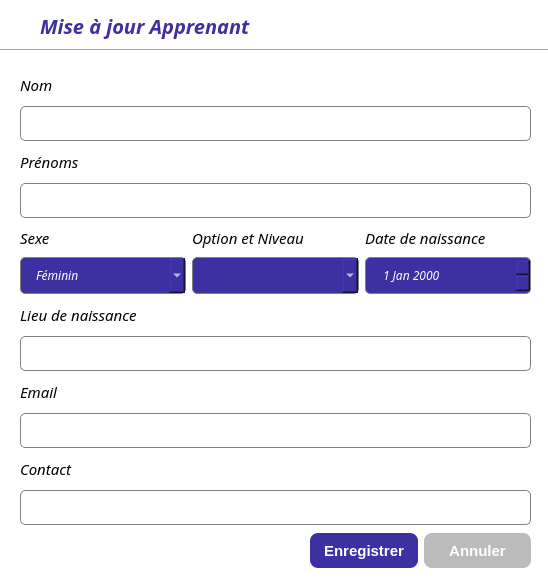
<?xml version="1.0" encoding="UTF-8"?>
<ui version="4.0">
 <class>UpdateStudent_Dialog</class>
 <widget class="QDialog" name="UpdateStudent_Dialog">
  <property name="geometry">
   <rect>
    <x>0</x>
    <y>0</y>
    <width>548</width>
    <height>584</height>
   </rect>
  </property>
  <property name="windowTitle">
   <string>Gestions de Apprenants</string>
  </property>
  <property name="windowIcon">
   <iconset resource="resources.qrc">
    <normaloff>:/icons/logo_zanischool.png</normaloff>:/icons/logo_zanischool.png</iconset>
  </property>
  <property name="styleSheet">
   <string notr="true">QDialog{
background-color: rgb(255, 255, 255);
}

QLineEdit{
border: 1px solid gray;
border-radius: 5px;
height:35px;
padding-left:15px;
}

QDateEdit{
border: 1px solid gray;
border-radius: 5px;
height:35px;
padding-left:15px;
color:white;
background-color: rgb(61, 48, 162);
}

QComboBox{
border: 1px solid gray;
border-radius: 5px;
height:35px;
padding-left:15px;
color:white;
background-color: rgb(61, 48, 162);
selection-background-color: rgb(176, 94, 255);
}</string>
  </property>
  <widget class="QWidget" name="layoutWidget">
   <property name="geometry">
    <rect>
     <x>310</x>
     <y>530</y>
     <width>221</width>
     <height>42</height>
    </rect>
   </property>
   <layout class="QHBoxLayout" name="horizontalLayout_2">
    <item>
     <widget class="QPushButton" name="updateStudentBtn">
      <property name="minimumSize">
       <size>
        <width>0</width>
        <height>35</height>
       </size>
      </property>
      <property name="font">
       <font>
        <pointsize>-1</pointsize>
        <weight>75</weight>
        <bold>true</bold>
       </font>
      </property>
      <property name="styleSheet">
       <string notr="true">QPushButton{
color:white;
border:none;
border-radius:8px;
font-size:15px;
background-color: rgb(61, 48, 162);
font-weight:bold;
}</string>
      </property>
      <property name="text">
       <string>Enregistrer</string>
      </property>
     </widget>
    </item>
    <item>
     <widget class="QPushButton" name="update_cancel_btn">
      <property name="minimumSize">
       <size>
        <width>0</width>
        <height>35</height>
       </size>
      </property>
      <property name="font">
       <font>
        <pointsize>-1</pointsize>
        <weight>75</weight>
        <bold>true</bold>
       </font>
      </property>
      <property name="styleSheet">
       <string notr="true">QPushButton{
color:white;
border:none;
border-radius:8px;
font-size:15px;
background-color: rgb(187, 187, 187);
font-weight:bold;
}</string>
      </property>
      <property name="text">
       <string>Annuler</string>
      </property>
     </widget>
    </item>
   </layout>
  </widget>
  <widget class="QWidget" name="layoutWidget_2">
   <property name="geometry">
    <rect>
     <x>20</x>
     <y>70</y>
     <width>511</width>
     <height>455</height>
    </rect>
   </property>
   <layout class="QVBoxLayout" name="verticalLayout_9">
    <item>
     <layout class="QVBoxLayout" name="verticalLayout">
      <item>
       <widget class="QLabel" name="label_2">
        <property name="font">
         <font>
          <family>Montserrat Medium</family>
          <pointsize>11</pointsize>
          <italic>true</italic>
         </font>
        </property>
        <property name="text">
         <string>Nom</string>
        </property>
       </widget>
      </item>
      <item>
       <widget class="QLineEdit" name="update_name_lineEdit">
        <property name="minimumSize">
         <size>
          <width>0</width>
          <height>35</height>
         </size>
        </property>
        <property name="maximumSize">
         <size>
          <width>16777215</width>
          <height>35</height>
         </size>
        </property>
        <property name="font">
         <font>
          <family>Montserrat SemiBold</family>
          <pointsize>11</pointsize>
          <weight>75</weight>
          <italic>true</italic>
          <bold>true</bold>
         </font>
        </property>
       </widget>
      </item>
     </layout>
    </item>
    <item>
     <layout class="QVBoxLayout" name="verticalLayout_2">
      <item>
       <widget class="QLabel" name="label_3">
        <property name="font">
         <font>
          <family>Montserrat Medium</family>
          <pointsize>11</pointsize>
          <italic>true</italic>
         </font>
        </property>
        <property name="text">
         <string>Prénoms</string>
        </property>
       </widget>
      </item>
      <item>
       <widget class="QLineEdit" name="update_name_lineEdit_2">
        <property name="minimumSize">
         <size>
          <width>0</width>
          <height>35</height>
         </size>
        </property>
        <property name="maximumSize">
         <size>
          <width>16777215</width>
          <height>35</height>
         </size>
        </property>
        <property name="font">
         <font>
          <family>Montserrat SemiBold</family>
          <pointsize>11</pointsize>
          <weight>75</weight>
          <italic>true</italic>
          <bold>true</bold>
         </font>
        </property>
       </widget>
      </item>
     </layout>
    </item>
    <item>
     <layout class="QHBoxLayout" name="horizontalLayout">
      <item>
       <layout class="QVBoxLayout" name="verticalLayout_3">
        <item>
         <widget class="QLabel" name="label_4">
          <property name="font">
           <font>
            <family>Montserrat Medium</family>
            <pointsize>11</pointsize>
            <italic>true</italic>
           </font>
          </property>
          <property name="text">
           <string>Sexe</string>
          </property>
         </widget>
        </item>
        <item>
         <widget class="QComboBox" name="update_gender_comboBox">
          <property name="font">
           <font>
            <family>Montserrat Medium</family>
            <italic>true</italic>
           </font>
          </property>
          <item>
           <property name="text">
            <string>Féminin</string>
           </property>
          </item>
          <item>
           <property name="text">
            <string>Masculin</string>
           </property>
          </item>
         </widget>
        </item>
       </layout>
      </item>
      <item>
       <layout class="QVBoxLayout" name="verticalLayout_4">
        <item>
         <widget class="QLabel" name="label_5">
          <property name="font">
           <font>
            <family>Montserrat Medium</family>
            <pointsize>11</pointsize>
            <italic>true</italic>
           </font>
          </property>
          <property name="text">
           <string>Option et Niveau</string>
          </property>
         </widget>
        </item>
        <item>
         <widget class="QComboBox" name="update_class_comboBox_2">
          <property name="font">
           <font>
            <family>Montserrat SemiBold</family>
            <weight>75</weight>
            <italic>true</italic>
            <bold>true</bold>
           </font>
          </property>
         </widget>
        </item>
       </layout>
      </item>
      <item>
       <layout class="QVBoxLayout" name="verticalLayout_5">
        <item>
         <widget class="QLabel" name="label_6">
          <property name="font">
           <font>
            <family>Montserrat Medium</family>
            <pointsize>11</pointsize>
            <italic>true</italic>
           </font>
          </property>
          <property name="text">
           <string>Date de naissance</string>
          </property>
         </widget>
        </item>
        <item>
         <widget class="QDateEdit" name="update_dateNaiss_dateEdit">
          <property name="font">
           <font>
            <family>Montserrat Medium</family>
            <italic>true</italic>
           </font>
          </property>
         </widget>
        </item>
       </layout>
      </item>
     </layout>
    </item>
    <item>
     <layout class="QVBoxLayout" name="verticalLayout_6">
      <item>
       <widget class="QLabel" name="label_7">
        <property name="font">
         <font>
          <family>Montserrat Medium</family>
          <pointsize>11</pointsize>
          <italic>true</italic>
         </font>
        </property>
        <property name="text">
         <string>Lieu de naissance</string>
        </property>
       </widget>
      </item>
      <item>
       <widget class="QLineEdit" name="update_lieuNaiss_lineEdit">
        <property name="minimumSize">
         <size>
          <width>0</width>
          <height>35</height>
         </size>
        </property>
        <property name="maximumSize">
         <size>
          <width>16777215</width>
          <height>35</height>
         </size>
        </property>
        <property name="font">
         <font>
          <family>Montserrat SemiBold</family>
          <pointsize>11</pointsize>
          <weight>75</weight>
          <italic>true</italic>
          <bold>true</bold>
         </font>
        </property>
       </widget>
      </item>
     </layout>
    </item>
    <item>
     <layout class="QVBoxLayout" name="verticalLayout_7">
      <item>
       <widget class="QLabel" name="label_8">
        <property name="font">
         <font>
          <family>Montserrat Medium</family>
          <pointsize>11</pointsize>
          <italic>true</italic>
         </font>
        </property>
        <property name="text">
         <string>Email</string>
        </property>
       </widget>
      </item>
      <item>
       <widget class="QLineEdit" name="update_email_lineEdit">
        <property name="minimumSize">
         <size>
          <width>0</width>
          <height>35</height>
         </size>
        </property>
        <property name="maximumSize">
         <size>
          <width>16777215</width>
          <height>35</height>
         </size>
        </property>
        <property name="font">
         <font>
          <family>Montserrat SemiBold</family>
          <pointsize>11</pointsize>
          <weight>75</weight>
          <italic>true</italic>
          <bold>true</bold>
         </font>
        </property>
       </widget>
      </item>
     </layout>
    </item>
    <item>
     <layout class="QVBoxLayout" name="verticalLayout_8">
      <item>
       <widget class="QLabel" name="label_9">
        <property name="font">
         <font>
          <family>Montserrat Medium</family>
          <pointsize>11</pointsize>
          <italic>true</italic>
         </font>
        </property>
        <property name="text">
         <string>Contact</string>
        </property>
       </widget>
      </item>
      <item>
       <widget class="QLineEdit" name="update_contact_lineEdit">
        <property name="minimumSize">
         <size>
          <width>0</width>
          <height>35</height>
         </size>
        </property>
        <property name="maximumSize">
         <size>
          <width>16777215</width>
          <height>35</height>
         </size>
        </property>
        <property name="font">
         <font>
          <family>Montserrat SemiBold</family>
          <pointsize>11</pointsize>
          <weight>75</weight>
          <italic>true</italic>
          <bold>true</bold>
         </font>
        </property>
       </widget>
      </item>
     </layout>
    </item>
   </layout>
  </widget>
  <widget class="Line" name="line">
   <property name="geometry">
    <rect>
     <x>0</x>
     <y>40</y>
     <width>551</width>
     <height>20</height>
    </rect>
   </property>
   <property name="orientation">
    <enum>Qt::Horizontal</enum>
   </property>
  </widget>
  <widget class="QLabel" name="label">
   <property name="geometry">
    <rect>
     <x>40</x>
     <y>10</y>
     <width>331</width>
     <height>31</height>
    </rect>
   </property>
   <property name="font">
    <font>
     <family>Montserrat Black</family>
     <pointsize>15</pointsize>
     <weight>75</weight>
     <italic>true</italic>
     <bold>true</bold>
    </font>
   </property>
   <property name="styleSheet">
    <string notr="true">color: rgb(61, 48, 162);</string>
   </property>
   <property name="text">
    <string>Mise à jour Apprenant</string>
   </property>
  </widget>
 </widget>
 <resources>
  <include location="resources.qrc"/>
 </resources>
 <connections/>
</ui>
